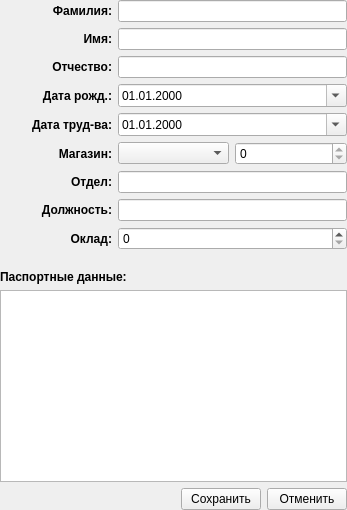
             <widget class="QWidget" name="empWritePage">
              <layout class="QGridLayout" name="gridLayout_16">
               <property name="leftMargin">
                <number>0</number>
               </property>
               <property name="topMargin">
                <number>0</number>
               </property>
               <property name="rightMargin">
                <number>0</number>
               </property>
               <property name="bottomMargin">
                <number>0</number>
               </property>
               <item row="5" column="0" colspan="2">
                <spacer name="horizontalSpacer_12">
                 <property name="orientation">
                  <enum>Qt::Horizontal</enum>
                 </property>
                 <property name="sizeHint" stdset="0">
                  <size>
                   <width>175</width>
                   <height>20</height>
                  </size>
                 </property>
                </spacer>
               </item>
               <item row="5" column="2">
                <widget class="QPushButton" name="empSaveButton">
                 <property name="text">
                  <string>Сохранить</string>
                 </property>
                </widget>
               </item>
               <item row="2" column="0" colspan="4">
                <spacer name="verticalSpacer_11">
                 <property name="orientation">
                  <enum>Qt::Vertical</enum>
                 </property>
                 <property name="sizeHint" stdset="0">
                  <size>
                   <width>341</width>
                   <height>14</height>
                  </size>
                 </property>
                </spacer>
               </item>
               <item row="5" column="3">
                <widget class="QPushButton" name="empCancelButton">
                 <property name="text">
                  <string>Отменить</string>
                 </property>
                </widget>
               </item>
               <item row="4" column="0" colspan="4">
                <widget class="QPlainTextEdit" name="empPassportEdit"/>
               </item>
               <item row="3" column="0">
                <widget class="QLabel" name="label_32">
                 <property name="font">
                  <font>
                   <weight>75</weight>
                   <bold>true</bold>
                  </font>
                 </property>
                 <property name="text">
                  <string>Паспортные данные:</string>
                 </property>
                 <property name="alignment">
                  <set>Qt::AlignBottom|Qt::AlignLeading|Qt::AlignLeft</set>
                 </property>
                </widget>
               </item>
               <item row="0" column="0" rowspan="2" colspan="4">
                <layout class="QGridLayout" name="gridLayout_17">
                 <item row="2" column="0">
                  <widget class="QLabel" name="label_28">
                   <property name="font">
                    <font>
                     <weight>75</weight>
                     <bold>true</bold>
                    </font>
                   </property>
                   <property name="text">
                    <string>Отчество:</string>
                   </property>
                   <property name="alignment">
                    <set>Qt::AlignRight|Qt::AlignTrailing|Qt::AlignVCenter</set>
                   </property>
                  </widget>
                 </item>
                 <item row="3" column="0">
                  <widget class="QLabel" name="label_26">
                   <property name="font">
                    <font>
                     <weight>75</weight>
                     <bold>true</bold>
                    </font>
                   </property>
                   <property name="text">
                    <string>Дата рожд.:</string>
                   </property>
                   <property name="alignment">
                    <set>Qt::AlignRight|Qt::AlignTrailing|Qt::AlignVCenter</set>
                   </property>
                  </widget>
                 </item>
                 <item row="4" column="0">
                  <widget class="QLabel" name="label_31">
                   <property name="font">
                    <font>
                     <weight>75</weight>
                     <bold>true</bold>
                    </font>
                   </property>
                   <property name="text">
                    <string>Дата труд-ва:</string>
                   </property>
                   <property name="alignment">
                    <set>Qt::AlignRight|Qt::AlignTrailing|Qt::AlignVCenter</set>
                   </property>
                  </widget>
                 </item>
                 <item row="0" column="0">
                  <widget class="QLabel" name="label_29">
                   <property name="font">
                    <font>
                     <weight>75</weight>
                     <bold>true</bold>
                    </font>
                   </property>
                   <property name="text">
                    <string>Фамилия:</string>
                   </property>
                   <property name="alignment">
                    <set>Qt::AlignRight|Qt::AlignTrailing|Qt::AlignVCenter</set>
                   </property>
                  </widget>
                 </item>
                 <item row="6" column="0">
                  <widget class="QLabel" name="label_37">
                   <property name="font">
                    <font>
                     <weight>75</weight>
                     <bold>true</bold>
                    </font>
                   </property>
                   <property name="text">
                    <string>Отдел:</string>
                   </property>
                   <property name="alignment">
                    <set>Qt::AlignRight|Qt::AlignTrailing|Qt::AlignVCenter</set>
                   </property>
                  </widget>
                 </item>
                 <item row="1" column="0">
                  <widget class="QLabel" name="label_27">
                   <property name="font">
                    <font>
                     <weight>75</weight>
                     <bold>true</bold>
                    </font>
                   </property>
                   <property name="text">
                    <string>Имя:</string>
                   </property>
                   <property name="alignment">
                    <set>Qt::AlignRight|Qt::AlignTrailing|Qt::AlignVCenter</set>
                   </property>
                  </widget>
                 </item>
                 <item row="5" column="0">
                  <widget class="QLabel" name="label_36">
                   <property name="font">
                    <font>
                     <weight>75</weight>
                     <bold>true</bold>
                    </font>
                   </property>
                   <property name="text">
                    <string>Магазин:</string>
                   </property>
                   <property name="alignment">
                    <set>Qt::AlignRight|Qt::AlignTrailing|Qt::AlignVCenter</set>
                   </property>
                  </widget>
                 </item>
                 <item row="7" column="0">
                  <widget class="QLabel" name="label_38">
                   <property name="font">
                    <font>
                     <weight>75</weight>
                     <bold>true</bold>
                    </font>
                   </property>
                   <property name="text">
                    <string>Должность:</string>
                   </property>
                   <property name="alignment">
                    <set>Qt::AlignRight|Qt::AlignTrailing|Qt::AlignVCenter</set>
                   </property>
                  </widget>
                 </item>
                 <item row="5" column="1">
                  <widget class="QComboBox" name="empShopProxyCombo"/>
                 </item>
                 <item row="3" column="1" colspan="2">
                  <widget class="QDateEdit" name="empBirthdateEdit">
                   <property name="displayFormat">
                    <string>dd.MM.yyyy</string>
                   </property>
                   <property name="calendarPopup">
                    <bool>true</bool>
                   </property>
                  </widget>
                 </item>
                 <item row="1" column="1" colspan="2">
                  <widget class="QLineEdit" name="empFirstnameEdit"/>
                 </item>
                 <item row="8" column="1" colspan="2">
                  <widget class="QSpinBox" name="empSalaryEdit">
                   <property name="maximum">
                    <number>1000000</number>
                   </property>
                   <property name="singleStep">
                    <number>500</number>
                   </property>
                  </widget>
                 </item>
                 <item row="4" column="1" colspan="2">
                  <widget class="QDateEdit" name="empEmpdateEdit">
                   <property name="displayFormat">
                    <string>dd.MM.yyyy</string>
                   </property>
                   <property name="calendarPopup">
                    <bool>true</bool>
                   </property>
                  </widget>
                 </item>
                 <item row="5" column="2">
                  <widget class="QSpinBox" name="empShopEdit">
                   <property name="readOnly">
                    <bool>true</bool>
                   </property>
                  </widget>
                 </item>
                 <item row="6" column="1" colspan="2">
                  <widget class="QLineEdit" name="empDepartmentEdit"/>
                 </item>
                 <item row="8" column="0">
                  <widget class="QLabel" name="label_74">
                   <property name="font">
                    <font>
                     <weight>75</weight>
                     <bold>true</bold>
                    </font>
                   </property>
                   <property name="text">
                    <string>Оклад:</string>
                   </property>
                   <property name="alignment">
                    <set>Qt::AlignRight|Qt::AlignTrailing|Qt::AlignVCenter</set>
                   </property>
                  </widget>
                 </item>
                 <item row="0" column="1" colspan="2">
                  <widget class="QLineEdit" name="empLastnameEdit"/>
                 </item>
                 <item row="7" column="1" colspan="2">
                  <widget class="QLineEdit" name="empPositionEdit"/>
                 </item>
                 <item row="2" column="1" colspan="2">
                  <widget class="QLineEdit" name="empMiddlenameEdit"/>
                 </item>
                </layout>
               </item>
              </layout>
             </widget>
